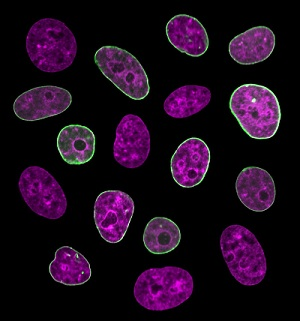
#> input picture hw1-fixed_today/cell2-small.jpg, 300 x 321 px
$ python dip_hw1_region_analysis.py --image cell2-small.jpg
#> lines starting #> are read from the running program, lines starting #| are printed output that depends on the picture; after the words box and inside, x2 and y2 are one past the last pixel; in counts of white or black regions, pixels touching at a corner belong together
### hw1-fixed_today/region_analysis/binary_image.py
import numpy as np

class binary_image:

    def compute_histogram(self, image):
        """Computes the histogram of the input image
        takes as input:
        image: a grey scale image
        returns a histogram"""

        (row, col) = image.shape
        hist = [0]*256 # I think this line and the following loops is calculating the frequency of pixels

        for i in range(row):
            for j in range(col):
                hist[image[i, j]] += 1


        return hist


    def expected_value(self, pdf, offset, total):
        exp = 0
        for i, val in enumerate(pdf):
            exp += (i+offset)*val/total
        return exp


    def find_optimal_threshold(self, hist):
        """analyses a histogram it to find the optimal threshold value assuming a bimodal histogram
        takes as input
        hist: a bimodal histogram
        returns: an optimal threshold value"""

        threshold = int(len(hist)/2)
        num_pixels = sum(hist) #width*height
        (uprev,vprev) = (0,0)
        u = self.expected_value(hist[:threshold],0,num_pixels)
        v = self.expected_value(hist[threshold:],threshold,num_pixels)  # had t instead of threshold may need to change
        threshold = int((u+v)/2)
        (du,dv) = (u-uprev,v-vprev)
        while du != 0 and dv != 0:
            (uprev, vprev) = (u, v)
            u = self.expected_value(hist[:threshold], 0, num_pixels)
            v = self.expected_value(hist[threshold:], threshold, num_pixels) # had t instead of threshold may need to change
            threshold = int((u + v) / 2)
            (du, dv) = (u - uprev, v - vprev)

        return threshold

    def binarize(self, image):
        """Comptues the binary image of the the input image based on histogram analysis and thresholding
        take as input
        image: an grey scale image
        returns: a binary image"""

        bin_img = image.copy()
        row,col = bin_img.shape # added this
        hist = self.compute_histogram(image)
        t = self.find_optimal_threshold(hist)
        for i in range(row):
            for j in range(col):
                if image[i,j] <= t:
                    bin_img[i,j] = 0
                else:
                    bin_img[i,j] = 255


        return bin_img

### hw1-fixed_today/region_analysis/cell_counting.py
from collections import Counter
# import matplotlib.pyplot as plt #MAY NEED TO UNCOMMENT THIS
# import numpy as np    MAY NOT NEED TO IMPORT THIS HERE

### ERROR 1: actually needed these < FIXED
import numpy as np
import matplotlib.pyplot as plt
import random


class cell_counting:
    def blob_coloring(self, image):
        """Uses the blob coloring algorithm based on 8 pixel window assign region names
        takes a input:
        image: binary image
        return: a list of regions"""

        ### ADVICE: this function is kind of large, which makes it hard to follow

        # coordinate_array = dict()

        filled = 255
        empty = 0

        (row, col) = image.shape
        ### ERROR 2: needed parenthesis around row,col because it's a shape object < FIXED
        coordinate_array = np.zeros((row, col), dtype=np.uint32)  # make this uint32
        region_dict = {}
        k = 1 #region count
        ### ERROR 5: you check for intensities of 0 and 1, but in 'binary_image' you set max intensity as 255, not 1 < FIXED
        ### ERROR 6: 'binary_image'
        print(row, col)

        def create_region(r,c,k):

            coordinate_array[r,c] = k #array index: use brackets
            region_dict[k] = {(r,c)}  #tuple: use parentheses

        def add_to_north(r,c):

            coordinate_array[r,c] = coordinate_array[r-1, c] #the k value stored in north region
            region_dict[coordinate_array[r-1, c]].add((r,c)) #dict has sets and to add to a set we use .add function

        def add_to_left(r,c):

            coordinate_array[r,c] = coordinate_array[r,c-1] #the k value stored in left region
            region_dict[coordinate_array[r, c-1]].add((r,c))

        def update_coordinate_array(left_k, north_k): #update

            for (r,c) in region_dict[left_k]:
                coordinate_array[r,c] = north_k

        def update_region_dict(left_k, north_k):   #update

            for (r,c) in region_dict[left_k]:
                region_dict[north_k].add((r,c))

            #to remove left region
            del region_dict[left_k]


        for r in range(row):
            for c in range(col):

                current = image[r, c]
                north = None if r == 0 else image[r-1, c]
                left = None if c ==0 else image[r, c-1]

                # current = image[r, c]
                # north   = image[r - 1, c] if r > 0 else None  # setting these to None is necessary since 0 is the default value
                # left    = image[r, c - 1] if c > 0 else None

                ## left and north are black
                if current == filled and left == empty and north == empty:
                    create_region(r,c,k)
                    k += 1

                    # print("#1 ----")
                    # print(r - 1, c, coordinate_array[r - 1, c])
                    # print(r, c - 1, coordinate_array[r, c - 1], " ", r, c, coordinate_array[r, c])

                ## left is black, north is white
                elif current == filled and left == empty and north == filled:  # bottom left in pic
                    add_to_north(r,c)


                    # print("- #2 ---")
                    # print(r - 1, c, coordinate_array[r - 1, c])
                    # print(r, c - 1, coordinate_array[r, c - 1], " ", r, c, coordinate_array[r, c])

                ## left is white, north is black
                elif current == filled and left == filled and north == empty:
                    add_to_left(r,c)

                    # print("--- #3 -")
                    # print(r - 1, c, coordinate_array[r - 1, c])
                    # print(r, c - 1, coordinate_array[r, c - 1], " ", r, c, coordinate_array[r, c])

                ## left and north are white
                elif current == filled and left == filled and north == filled:

                    # print("---- #4-a")
                    # print(r - 1, c, coordinate_array[r - 1, c])
                    # print(r, c - 1, coordinate_array[r, c - 1], " ", r, c, coordinate_array[r, c])

                    add_to_north(r,c)  # R[c] = R[n]

                    # print("---- #4-b")
                    # print(r - 1, c, coordinate_array[r - 1, c])
                    # print(r, c - 1, coordinate_array[r, c - 1], " ", r, c, coordinate_array[r, c])

                    left_k = coordinate_array[r, c - 1]  # gives the k value of left
                    north_k = coordinate_array[r-1, c] #gives the k value of north

                    # print("left k",left_k)
                    # print("north k", north_k)
                    # print()

                    if left_k != north_k:  # if the pixels are black AND the coordinate_array are the same

                        update_coordinate_array(left_k, north_k)
                        update_region_dict(left_k, north_k)

                        # [4 lines of commented-out code are left out]


        for k, pixels in region_dict.items():
            color = random.randint(50, 200)
            for (r, c) in pixels:
                image[r, c] = color


        return region_dict

    def compute_statistics(self, region_dict):
        """Compute cell statistics area and location(centroid)
        takes as input
        region: a list of pixels in a region
        returns: area"""
        min_area = 15
        stats = {}

        ### ERROR 4: 'region_dict' is absolutely empty
        # results in 'stats' being absolutely empty
        print("region_dict: ")
        print(region_dict)

        for k, pixels in region_dict.items():
            area = len(pixels)
            if area < min_area:
                continue
            (ci, cj) = (0, 0)
            for (i, j) in pixels:
                ci += i
                cj += j
            ci /= area
            cj /= area
            stats[k] = {'x': cj, 'y': ci, 'area': area}

        print("stats: ")
        print(stats)

        # Please print your region statistics to stdout
        # <region number>: <location or center>, <area>
        # print(stats)

        return stats

    def mark_regions_image(self, image, stats):
        """Creates a new image with computed stats
        takes as input
        image: a list of pixels in a region
        stats: stats regarding location and area
        returns: image marked with center and area"""

        plt.clf()
        plt.imshow(image, interpolation='none', cmap=plt.cm.gray)
        ### ERROR 3: expected 'stats' to be an object with data, but 'stats' is actually an integer < FIXED
        # look at line 72 in dip_hw1_region_analysis.py:
        #   stats = cell_count_obj.compute_statistics(regions) <--- compute_statistics
        # look at 'compute_statistics' above:
        #   returns 0, an integer
        for k, region_stats in stats.items():
            (x, y) = (region_stats['x'], region_stats['y'])
            plt.plot(x, y, 'r*')  # plots red asterisk
            plt.text(x, y, '{}:{}'.format(k, region_stats['area']), color='red')
        plt.show()
        plt.savefig('output/cellct/result.png')

        return image

### hw1-fixed_today/dip_hw1_region_analysis.py
"""dip_hw1.py: Starter file to run howework 1"""

#Example Usage: ./dip_hw1_region_analysis -i imagename.jpg


__author__      = "Pranav Mantini"
__email__ = "pmantini@uh.edu"
__version__ = "1.0.0"

import cv2
import sys
from datetime import datetime
import matplotlib
matplotlib.use('Agg')
import matplotlib.pyplot as plt

from region_analysis import binary_image as bi
from region_analysis import cell_counting as cc

def display_image(window_name, image):
    """A function to display image"""
    cv2.namedWindow(window_name)
    cv2.imshow(window_name, image)
    cv2.waitKey(0)


def main():
    """ The main funtion that parses input arguments, calls the approrpiate
     interpolation method and writes the output image"""

    #Parse input arguments
    from argparse import ArgumentParser

    parser = ArgumentParser()

    parser.add_argument("-i", "--image", dest="image",
                        help="specify the name of the image", metavar="IMAGE")

    args = parser.parse_args()

    #Load image
    if args.image is None:
        print("Please specify the name of image")
        print("use the -h option to see usage information")
        sys.exit(2)
    else:
        image_name = args.image.split(".")[0]
        input_image = cv2.imread(args.image, 0)
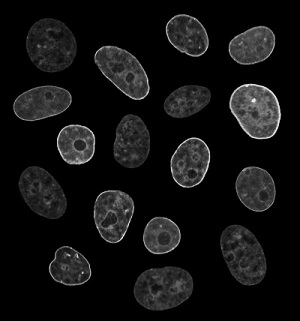
#> input_image: shape (321, 300); min 0, max 252, mean 17.6

    bin_img = bi.binary_image()
    hist = bin_img.compute_histogram(input_image)
#> hist = 256 values, max 62401 at index 0, min 0 at index 241, mean 376.2

    outputDir = 'output/cellct/'

    #Saving histogram to output directory
    hist_fig = plt.plot(hist)
#> hist_fig = 1 item
    plt.savefig(outputDir+"hist.png")
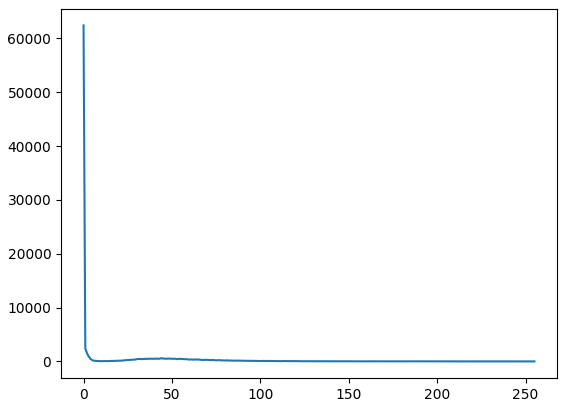
#> figure drawn by matplotlib, 1 panel; curve peaks at x = 0, y = 62401

    threshold = bin_img.find_optimal_threshold(hist)
#> in find_optimal_threshold, `threshold = int(len(hist)/2)`: threshold = 128
#> in find_optimal_threshold, `num_pixels = sum(hist)`: num_pixels = 96300
#> the loop in expected_value, `for i, val in enumerate(pdf):` made 128 passes
#> (val, exp) on passes 1 to 12: (62401, 0), (2380, 0.0247), (1476, 0.0554), (883, 0.0829), (448, 0.101), (216, 0.113), (123, 0.12), (92, 0.127), (68, 0.133), (54, 0.138), (44, 0.142), (55, 0.149)
#> after the loop in expected_value, `for i, val in enumerate(pdf):`: exp = 15.42
#> the loop in expected_value (call 2), `for i, val in enumerate(pdf):` made 128 passes
#> (val, exp) on passes 1 to 12: (45, 0.0598), (32, 0.103), (32, 0.146), (19, 0.172), (26, 0.207), (33, 0.253), (15, 0.274), (26, 0.31), (23, 0.343), (19, 0.37), (24, 0.404), (23, 0.437)
#> in find_optimal_threshold, `v = self.expected_value(hist[threshold:],threshold,num_pixels)`: v = 2.2
#> in find_optimal_threshold, `threshold = int((u+v)/2)`: threshold = 8
#> in find_optimal_threshold, `(du,dv) = (u-uprev,v-vprev)`: du = 15.42; dv = 2.2
#> the loop in find_optimal_threshold, `while du != 0 and dv != 0:` made 2 passes
#> (uprev, vprev, u, v, threshold, du, dv) on passes 1 to 2: (15.42, 2.2, 0.127, 17.49, 8, -15.3, 15.3), (0.127, 17.49, 0.127, 17.49, 8, 0, 0)
#> threshold = 8
    print("Optimal threshold: ", threshold)
#| Optimal threshold:  8

    binary_img = bin_img.binarize(input_image)
#> the loop in find_optimal_threshold (call 2), `while du != 0 and dv != 0:` made 2 passes
#> after the loop in binarize, `for i in range(row):`:
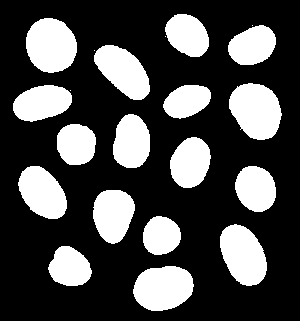
#> bin_img: shape (321, 300); 29.3% white; 21 white regions (4 under 20 px), largest, box (x1, y1, x2, y2) and area: (229, 83, 282, 140) 2249, (26, 18, 77, 73) 2195, (133, 266, 194, 311) 2145
    output_image_name = outputDir + "binary_image_" + datetime.now().strftime("%m%d-%H%M%S") + ".png"
    cv2.imwrite(output_image_name, binary_img, [cv2.IMWRITE_PNG_COMPRESSION, 0])


    #blobcoloring
    cell_count_obj = cc.cell_counting()

    regions = cell_count_obj.blob_coloring(binary_img)
#| 321 300
#> after the loop in blob_coloring, `for r in range(row):`: k = 226
#> after the loop in blob_coloring, `for k, pixels in region_dict.items():`:
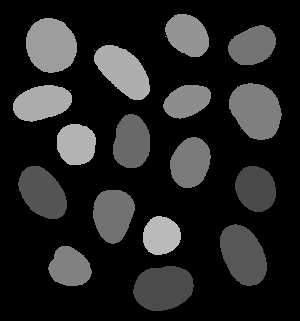
#> image: shape (321, 300); min 0, max 199, mean 37
#> regions = 22 items
    stats = cell_count_obj.compute_statistics(regions)
#> (printed output is left out)
#> the loop in compute_statistics, `for k, pixels in region_dict.items():` made 22 passes
#> (k, area, ci, cj) on passes 1, 2, 4, 6, 8, 9, 10, 12, 13, 15, 16, 17: (1, 1405, 34.75, 187.1), (4, 2195, 45.04, 50.67), (19, 1426, 45.26, 252.1), (43, 1926, 70.86, 122.8), (54, 2248, 110.1, 255.6), (56, 1613, 102.5, 41.57), (57, 1191, 100.7, 186.5), (101, 1595, 141.7, 131.2), (109, 1313, 143.9, 75.85), (123, 1581, 162.2, 190), (144, 1827, 192.4, 42.08), (145, 1472, 188.3, 255.3)
#> after the loop in compute_statistics, `for k, pixels in region_dict.items():`: stats = 17 items
#> stats = 17 items


    cell_stats_img = cell_count_obj.mark_regions_image(binary_img, stats)
#> the loop in mark_regions_image, `for k, region_stats in stats.items():` made 17 passes
#> (k, region_stats, x, y) on passes 1 to 11: (1, {'x': 187.1, 'y': 34.75, 'area': 1405}, 187.1, 34.75), (4, {'x': 50.67, 'y': 45.04, 'area': 2195}, 50.67, 45.04), (19, {'x': 252.1, 'y': 45.26, 'area': 1426}, 252.1, 45.26), (43, {'x': 122.8, 'y': 70.86, 'area': 1926}, 122.8, 70.86), (54, {'x': 255.6, 'y': 110.1, 'area': 2248}, 255.6, 110.1), (56, {'x': 41.57, 'y': 102.5, 'area': 1613}, 41.57, 102.5), (57, {'x': 186.5, 'y': 100.7, 'area': 1191}, 186.5, 100.7), (101, {'x': 131.2, 'y': 141.7, 'area': 1595}, 131.2, 141.7), (109, {'x': 75.85, 'y': 143.9, 'area': 1313}, 75.85, 143.9), (123, {'x': 190, 'y': 162.2, 'area': 1581}, 190, 162.2), (144, {'x': 42.08, 'y': 192.4, 'area': 1827}, 42.08, 192.4)
#> in mark_regions_image, `plt.show()`:
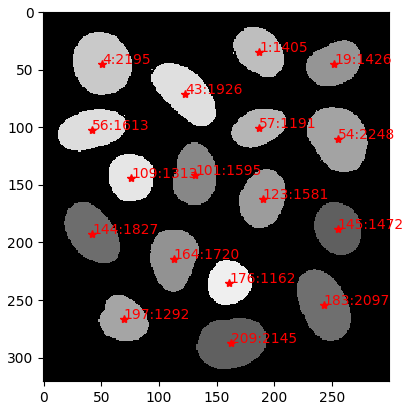
#> figure drawn by matplotlib, 1 panel
    output_image_name = outputDir + "cell_stats_" + datetime.now().strftime("%m%d-%H%M%S") + ".png"
    cv2.imwrite(output_image_name, cell_stats_img, [cv2.IMWRITE_PNG_COMPRESSION, 0])


if __name__ == "__main__":
    main()
